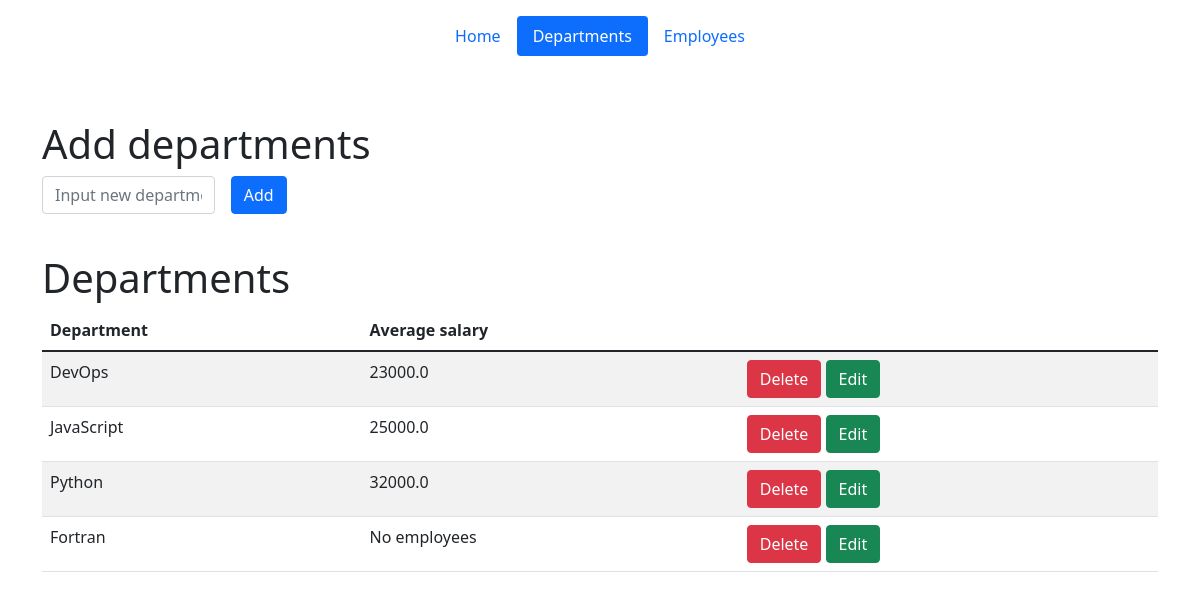
Before: /departments (signed in) with the older database file.
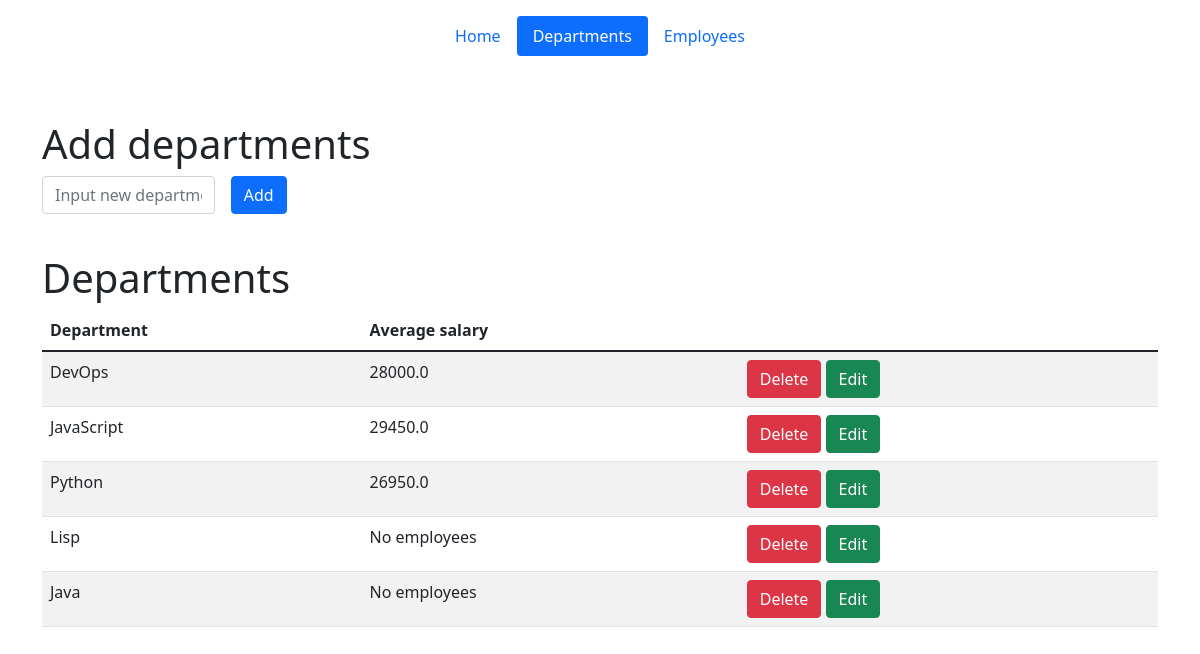
After: the same page with the newer database file.
### models/departments.py (models this page shows, shortened)
class Departments(db.Model):
    __table_args__ = {'extend_existing': True}
    id = db.Column(db.Integer, primary_key=True)
    department = db.Column(db.String(50), nullable=False)

### views/api.py (the view)
@api.route('/departments', methods=['POST', 'GET'])
@login_required
def departments_page():
    departments = Departments.query.all()
    employees = Employees.query.all()
    dnt_salary = avg_salaries(departments, employees)
    if session.get('user') == ADMIN:
        if request.method == 'POST':
            department = request.form.get('department')
            if department and not Departments.query.filter_by(department=department):
                add_dnt(department)
            return redirect('/departments')
        return render_template('departments.html', departments=departments, dnt_salary=dnt_salary)
    return render_template('departments_for_users.html', departments=departments, dnt_salary=dnt_salary)

### models/users.py (called while the page is built)
@login_manager.user_loader
def load_user(user_id):
    return User.query.get(user_id)

### service/__init__.py (called while the page is built)
def avg_salaries(departments, employees):
    dnt_salary = {}
    for dnt in departments:
        dnt_salary[dnt.department] = []
    for emp in employees:
        for dnt in departments:
            if emp.department == dnt.department:
                dnt_salary[dnt.department].append(emp.salary)
    for dnt_name in dnt_salary:
        avg_salary = None
        if dnt_salary[dnt_name]:
            avg_salary = 0
            for salary in dnt_salary[dnt_name]:
                avg_salary += salary
            avg_salary /= len(dnt_salary[dnt_name])
            dnt_salary[dnt_name] = round(avg_salary, 3)
        else:
            avg_salary = 'No employees'
            dnt_salary[dnt_name] = avg_salary
    return dnt_salary

### views/api.py (called while the page is built)
@api.before_request
def make_session_permanent():
    session.permanent = False

@api.after_request
def redirect_to_sign_in(response):
    if response.status_code == 401:
        return redirect(url_for('api.login_page') + '?next=' + request.url)
    return response

### templates/departments.html (shortened to what this page needs)
{% extends 'base.html' %}
{% block body %}
<div class="container">
        <header class="d-flex justify-content-center py-3">
          <ul class="nav nav-pills">
            <li class="nav-item"><a href="/" class="nav-link"  aria-current="page">Home</a></li>
            <li class="nav-item"><a href="/departments" class="nav-link active">Departments</a></li>
            <li class="nav-item"><a href="/employees" class="nav-link">Employees</a></li>
          </ul>
        </header>
      </div>
    <div class="container mt-5">
        <h1>Add departments</h1>
        <form method="post" class="row g-3 needs-validation">
            <div class="col-md-2">
                <input type="text" name="department" id="department" class="form-control" placeholder="Input new department">
            </div>
            <div class="col-md-2">
                <button class="btn btn-primary" type="submit">Add</button>
            </div>
            <div>
                <br>
            </div>
        </form>
        <h1>Departments</h1>
        <table id="data" class="table table-striped">
            <thead>
              <tr>
                <th>Department</th>
                  <th>Average salary</th>
                  <th></th>
              </tr>
            </thead>
            <tbody>
              {% for dnt in departments %}
                <tr>
                        {% if dnt.id == id %}
                     <form method="post" class="row g-3 needs-validation" novalidate>
                            <td>
                                <input type="text" name="department" class="form-control" value="{{ dnt.department }}">
                            </td>
                            <td>{% for dnt_name in dnt_salary %}
                              {% if dnt.department == dnt_name %}
                                {{ dnt_salary[dnt_name] }}
                              {% endif %}
                              {% endfor %}
                          </td>
                            <td>
                                <a href="/departments" class="btn btn-danger">Cancel</a>
                                <button class="btn btn-success" type="submit">Change</button>
                            </td>
                     </form>
                        {% else %}
                    <td>
                      {{ dnt.department }}
                    </td>
                  <td>{% for dnt_name in dnt_salary %}
                      {% if dnt.department == dnt_name %}
                        {{ dnt_salary[dnt_name] }}
                      {% endif %}
                      {% endfor %}
                  </td>
                     <td>
                         <a href="/departments/{{ dnt.id }}/del" class="btn btn-danger">Delete</a>
                        <a href="/departments/{{ dnt.id }}/edit" class="btn btn-success">Edit</a>
                    </td>
                    {% endif %}
                </tr>
              {% endfor %}
            </tbody>
  </table>
    </div>
{% endblock %}

### templates/base.html (shortened to what this page needs)
<!doctype html>
<html lang="en">
<head>
    <link rel="stylesheet" href="https://cdn.jsdelivr.net/npm/bootstrap@5.1.3/dist/css/bootstrap.min.css">
    <link href="/examples/vendors/bootstrap-datetimepicker/css/bootstrap-datetimepicker.min.css" rel="stylesheet">
</head>
<body>
    {% block body %}{% endblock %}
</body>
</html>

Changed rows visible on the page:
computed for Departments "DevOps": department "23000.0" → "28000.0"
computed for Departments "JavaScript": department "25000.0" → "29450.0"
computed for Departments "Python": department "32000.0" → "26950.0"
changed Departments: department "Fortran" → "Lisp"
added Departments: department "Java", department "No employees"
